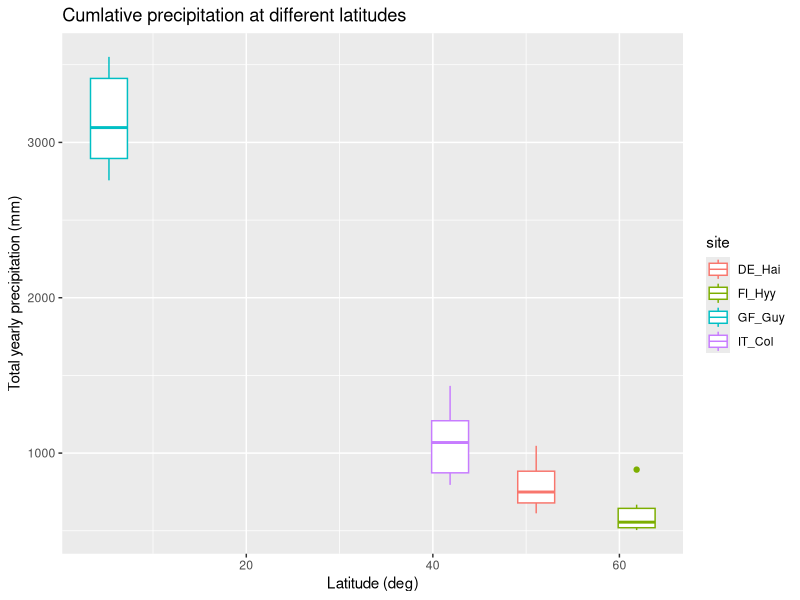
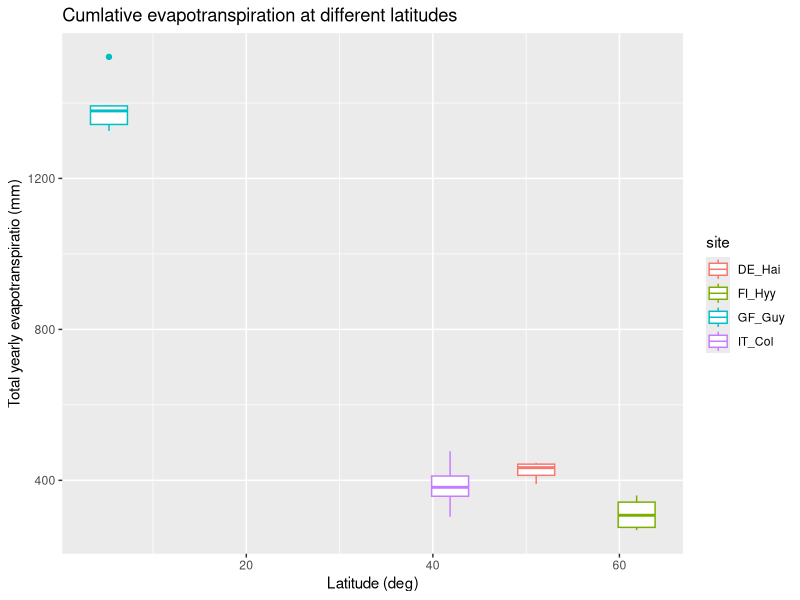
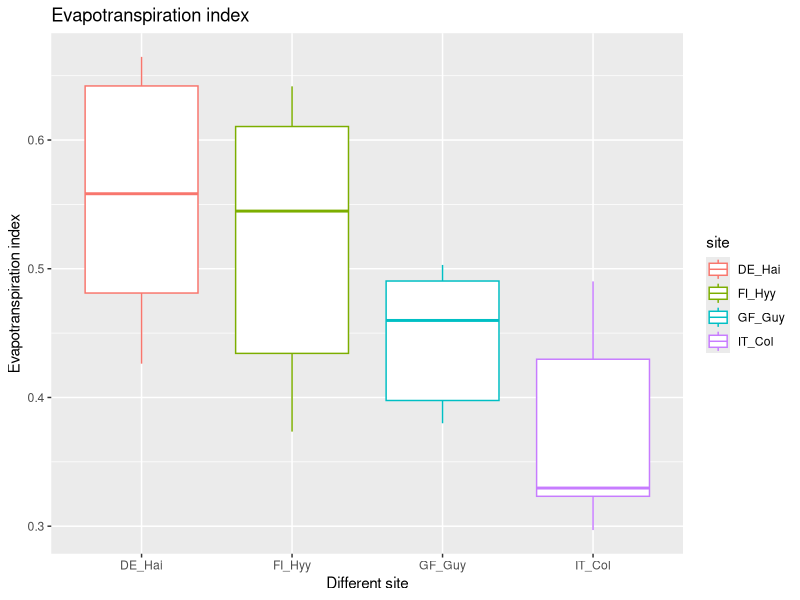

These charts were generated, in order, by the following R code:
## ---- chunk 1
library(tidyverse)
library(patchwork)
library(here)
## ---- chunk 2
prec <- read_csv(here("Data_lectures/5_Precipitation/P_4sites.csv"))
et <- read_csv(here("Data_lectures/5_Precipitation/ET_4sites.csv"))
sites <- read_csv(here("5_precipitation/station_data.csv")) %>%
  rename(site=`Site-abb`, full_name = Site)
## ---- chunk 3
prec_avg <- prec %>%
  select(-Date) %>%
  gather("site", "prec") %>%
    group_by(site) %>%
  summarise(prec=mean(prec))

et_avg <- et %>%
  select(-Date) %>%
  gather("site", "et") %>%
    group_by(site) %>%
  summarise(et=mean(et))

sites_avg <- sites %>%
  inner_join(et_avg, by="site") %>%
  inner_join(prec_avg, by="site")
## ---- chunk 4
prec_t <- prec %>%
  gather("site", "prec", -Date)

et_t <- et %>%
  gather("site", "et", -Date) 

prec_et <- left_join(prec_t, et_t, by=c("Date", "site"))

sites <- sites %>%
  inner_join(prec_et, by="site") 
## ---- chunk 5
(prec_box <-  ggplot(sites, aes(Lat, prec, colour=site)) +
  geom_boxplot() +
   labs(title="Cumlative precipitation at different latitudes",
        y="Total yearly precipitation (mm)",
        x="Latitude (deg)"))
## ---- chunk 6
(et_box <- ggplot(sites, aes(Lat, et, colour=site)) +
  geom_boxplot() +
    labs(title="Cumlative evapotranspiration at different latitudes",
        y="Total yearly evapotranspiratio (mm)",
        x="Latitude (deg)"))
## ---- chunk 7
sites$et_idx <- sites$et/sites$prec

ggplot(sites,
       aes(site, et_idx, colour = site))+
         geom_boxplot()+
         labs(title="Evapotranspiration index", x="Different site", y="Evapotranspiration index")
        
